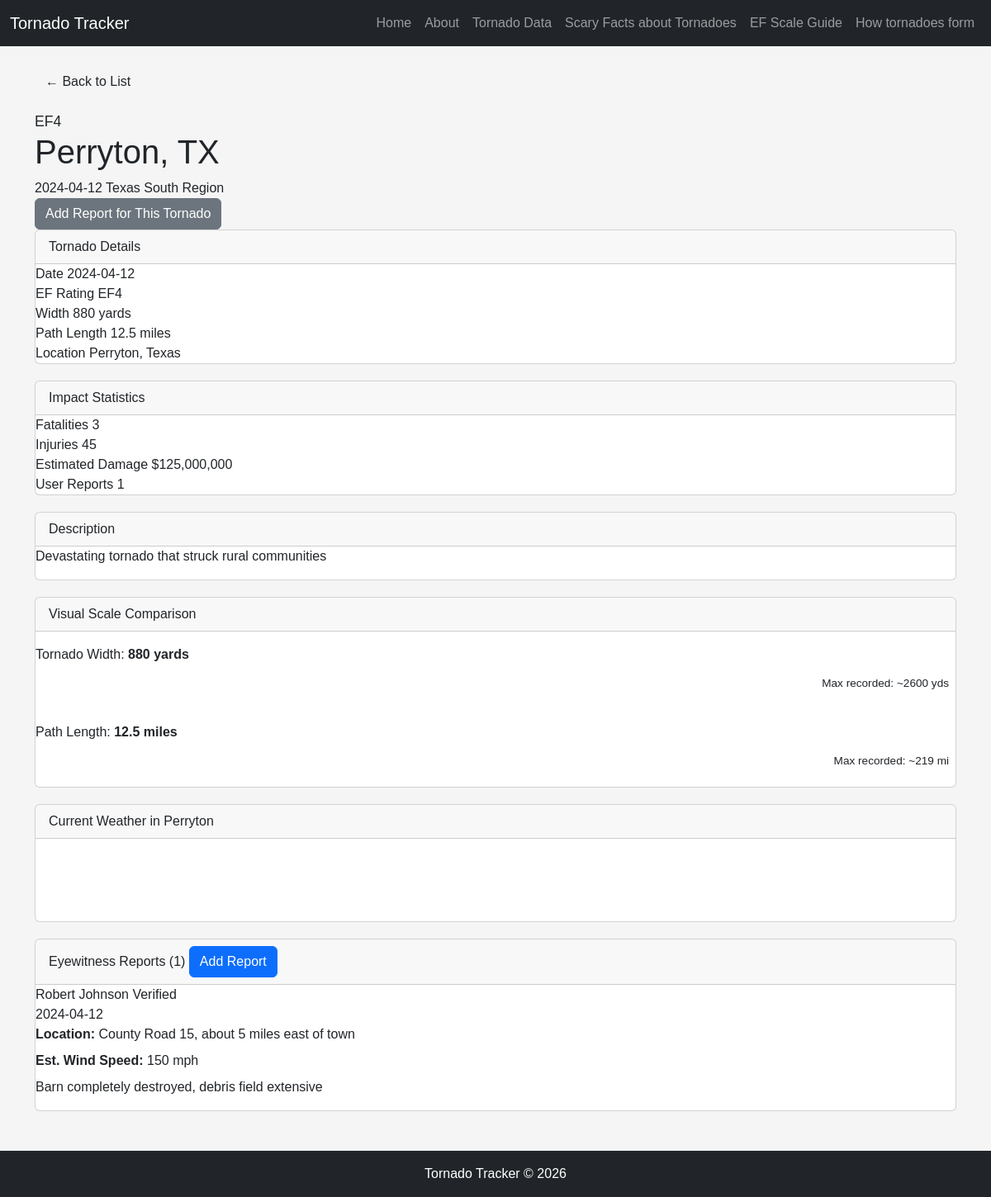
The page /tornado/1 on the database its author committed.
### tables this page shows
CREATE TABLE tornadoes (
            id INTEGER PRIMARY KEY AUTOINCREMENT,
            state_id INTEGER NOT NULL,
            date DATE NOT NULL,
            ef_rating INTEGER NOT NULL CHECK(ef_rating >= 0 AND ef_rating <= 5),
            width_yards INTEGER,
            length_miles REAL,
            fatalities INTEGER DEFAULT 0,
            injuries INTEGER DEFAULT 0,
            damage_cost REAL,
            description TEXT,
            city TEXT,
            created_at TIMESTAMP DEFAULT CURRENT_TIMESTAMP,
            FOREIGN KEY (state_id) REFERENCES states(id)
        );

CREATE TABLE states (
            id INTEGER PRIMARY KEY AUTOINCREMENT,
            name TEXT NOT NULL UNIQUE,
            abbreviation TEXT NOT NULL UNIQUE,
            region TEXT NOT NULL,
            created_at TIMESTAMP DEFAULT CURRENT_TIMESTAMP
        );

CREATE TABLE reports (
            id INTEGER PRIMARY KEY AUTOINCREMENT,
            tornado_id INTEGER,
            reporter_name TEXT NOT NULL,
            reporter_email TEXT NOT NULL,
            sighting_date DATE NOT NULL,
            location_description TEXT NOT NULL,
            wind_speed_estimate INTEGER,
            damage_description TEXT,
            verified INTEGER DEFAULT 0,
            created_at TIMESTAMP DEFAULT CURRENT_TIMESTAMP,
            FOREIGN KEY (tornado_id) REFERENCES tornadoes(id)
        );

### v0/flask-sql-ite-web-app/backend/templates/main.py (the view)
@app.route('/tornado/<int:tornado_id>')
def tornado_detail(tornado_id):
    conn = get_db()
    cursor = conn.cursor()
    cursor.execute('''
        SELECT t.*, s.name as state_name, s.abbreviation, s.region
        FROM tornadoes t
        JOIN states s ON t.state_id = s.id
        WHERE t.id = ?
    ''', (tornado_id,))
    tornado = cursor.fetchone()
    if not tornado:
        conn.close()
        return render_template('404.html'), 404
    cursor.execute('''
        SELECT * FROM reports
        WHERE tornado_id = ?
        ORDER BY created_at DESC
    ''', (tornado_id,))
    reports = cursor.fetchall()
    conn.close()
    return render_template('tornado_detail.html', tornado=tornado, reports=reports)

### v0/flask-sql-ite-web-app/backend/templates/main.py (called while the page is built)
def get_db():
    conn = sqlite3.connect(DATABASE)
    conn.row_factory = sqlite3.Row
    return conn

### v0/flask-sql-ite-web-app/backend/templates/tornado_detail.html (shortened to what this page needs)
{% extends "base.html" %}
{% block content %}
<div class="detail-header">
    <div>
        <a href="{{ url_for('tornadoes_list') }}" class="btn btn-small btn-outline" style="margin-bottom: 1rem;">
            &larr; Back to List
        </a>
        <div class="detail-title">
            <span class="ef-badge ef-{{ tornado.ef_rating }}" style="width: 50px; height: 50px; font-size: 1.1rem;">EF{{ tornado.ef_rating }}</span>
            <div>
                <h1>{{ tornado.city }}, {{ tornado.abbreviation }}</h1>
                <div class="detail-meta">
                    <span>{{ tornado.date }}</span>
                    <span>{{ tornado.state_name }}</span>
                    <span>{{ tornado.region }} Region</span>
                </div>
            </div>
        </div>
    </div>
    <a href="{{ url_for('submit_report') }}?tornado_id={{ tornado.id }}" class="btn btn-secondary">
        Add Report for This Tornado
    </a>
</div>
<div class="detail-grid">
    <div class="card">
        <div class="card-header">
            <span class="card-title">Tornado Details</span>
        </div>
        <div class="info-item">
            <span class="info-label">Date</span>
            <span class="info-value">{{ tornado.date }}</span>
        </div>
        <div class="info-item">
            <span class="info-label">EF Rating</span>
            <span class="info-value">EF{{ tornado.ef_rating }}</span>
        </div>
        <div class="info-item">
            <span class="info-label">Width</span>
            <span class="info-value">{{ tornado.width_yards or 'N/A' }} yards</span>
        </div>
        <div class="info-item">
            <span class="info-label">Path Length</span>
            <span class="info-value">{{ tornado.length_miles or 'N/A' }} miles</span>
        </div>
        <div class="info-item">
            <span class="info-label">Location</span>
            <span class="info-value">{{ tornado.city }}, {{ tornado.state_name }}</span>
        </div>
    </div>
    <div class="card">
        <div class="card-header">
            <span class="card-title">Impact Statistics</span>
        </div>
        <div class="info-item">
            <span class="info-label">Fatalities</span>
            <span class="info-value" style="color: {{ 'var(--danger)' if tornado.fatalities > 0 else 'inherit' }};">{{ tornado.fatalities }}</span>
        </div>
        <div class="info-item">
            <span class="info-label">Injuries</span>
            <span class="info-value" style="color: {{ 'var(--warning)' if tornado.injuries > 0 else 'inherit' }};">{{ tornado.injuries }}</span>
        </div>
        <div class="info-item">
            <span class="info-label">Estimated Damage</span>
            <span class="info-value">${{ "{:,.0f}".format(tornado.damage_cost) if tornado.damage_cost else 'N/A' }}</span>
        </div>
        <div class="info-item">
            <span class="info-label">User Reports</span>
            <span class="info-value">{{ reports|length }}</span>
        </div>
    </div>
</div>
{% if tornado.description %}
<div class="card">
    <div class="card-header">
        <span class="card-title">Description</span>
    </div>
    <p>{{ tornado.description }}</p>
</div>
{% endif %}
<div class="card">
    <div class="card-header">
        <span class="card-title">Visual Scale Comparison</span>
    </div>
    <div id="scale-comparison" style="padding: 1rem 0;">
        <div style="margin-bottom: 2rem;">
            <p style="margin-bottom: 0.5rem; color: var(--text-light);">Tornado Width: <strong>{{ tornado.width_yards or 0 }} yards</strong></p>
            <div style="background: var(--border); border-radius: 4px; height: 30px; overflow: hidden; position: relative;">
                <span style="position: absolute; right: 8px; top: 50%; transform: translateY(-50%); font-size: 0.85rem; color: var(--text-light);">Max recorded: ~2600 yds</span>
            </div>
        </div>
        <div>
            <p style="margin-bottom: 0.5rem; color: var(--text-light);">Path Length: <strong>{{ tornado.length_miles or 0 }} miles</strong></p>
            <div style="background: var(--border); border-radius: 4px; height: 30px; overflow: hidden; position: relative;">
                <span style="position: absolute; right: 8px; top: 50%; transform: translateY(-50%); font-size: 0.85rem; color: var(--text-light);">Max recorded: ~219 mi</span>
            </div>
        </div>
    </div>
</div>
<div class="card">
    <div class="card-header">
        <span class="card-title">Current Weather in {{ tornado.city }}</span>
    </div>
    <div id="location-weather" style="min-height: 100px; display: flex; align-items: center; justify-content: center;">
        <span class="spinner" style="border-color: var(--primary); border-top-color: var(--secondary); width: 30px; height: 30px;"></span>
    </div>
</div>
<div class="card">
    <div class="card-header">
        <span class="card-title">Eyewitness Reports ({{ reports|length }})</span>
        <a href="{{ url_for('submit_report') }}?tornado_id={{ tornado.id }}" class="btn btn-small btn-primary">Add Report</a>
    </div>
    {% if reports %}
    <div id="reports-list">
        {% for report in reports %}
        <div class="report-item">
            <div class="report-header">
                <div>
                    <span class="report-name">{{ report.reporter_name }}</span>
                    {% if report.verified %}
                    <span class="verified-badge">Verified</span>
                    {% else %}
                    <span class="unverified-badge">Unverified</span>
                    {% endif %}
                </div>
                <span class="report-date">{{ report.sighting_date }}</span>
            </div>
            <p style="margin-bottom: 0.5rem;"><strong>Location:</strong> {{ report.location_description }}</p>
            {% if report.wind_speed_estimate %}
            <p style="margin-bottom: 0.5rem;"><strong>Est. Wind Speed:</strong> {{ report.wind_speed_estimate }} mph</p>
            {% endif %}
            {% if report.damage_description %}
            <p style="color: var(--text-light);">{{ report.damage_description }}</p>
            {% endif %}
        </div>
        {% endfor %}
    </div>
    {% else %}
    <p style="color: var(--text-light); text-align: center; padding: 2rem;">
        No eyewitness reports yet. <a href="{{ url_for('submit_report') }}?tornado_id={{ tornado.id }}">Be the first to report!</a>
    </p>
    {% endif %}
</div>
{% endblock %}

### static/css/style.css (style rules this page uses)
body { background-color: #f5f5f5; font-family: Arial, sans-serif; }
.card { margin-bottom: 20px; }

### rows shown on the page
tornadoes: ef_rating "4", city "Perryton", date "2024-04-12", width_yards "880", length_miles "12.5", fatalities "3", injuries "45", damage_cost "125,000,000", description "Devastating tornado that struck rural communities"
states: abbreviation "TX", state_name "Texas", region "South"
reports: reporter_name "Robert Johnson", verified "Verified", sighting_date "2024-04-12", location_description "County Road 15, about 5 miles east of town", wind_speed_estimate "150", damage_description "Barn completely destroyed, debris field extensive"

### other values the page prints
{{ reports|length }} "1"
